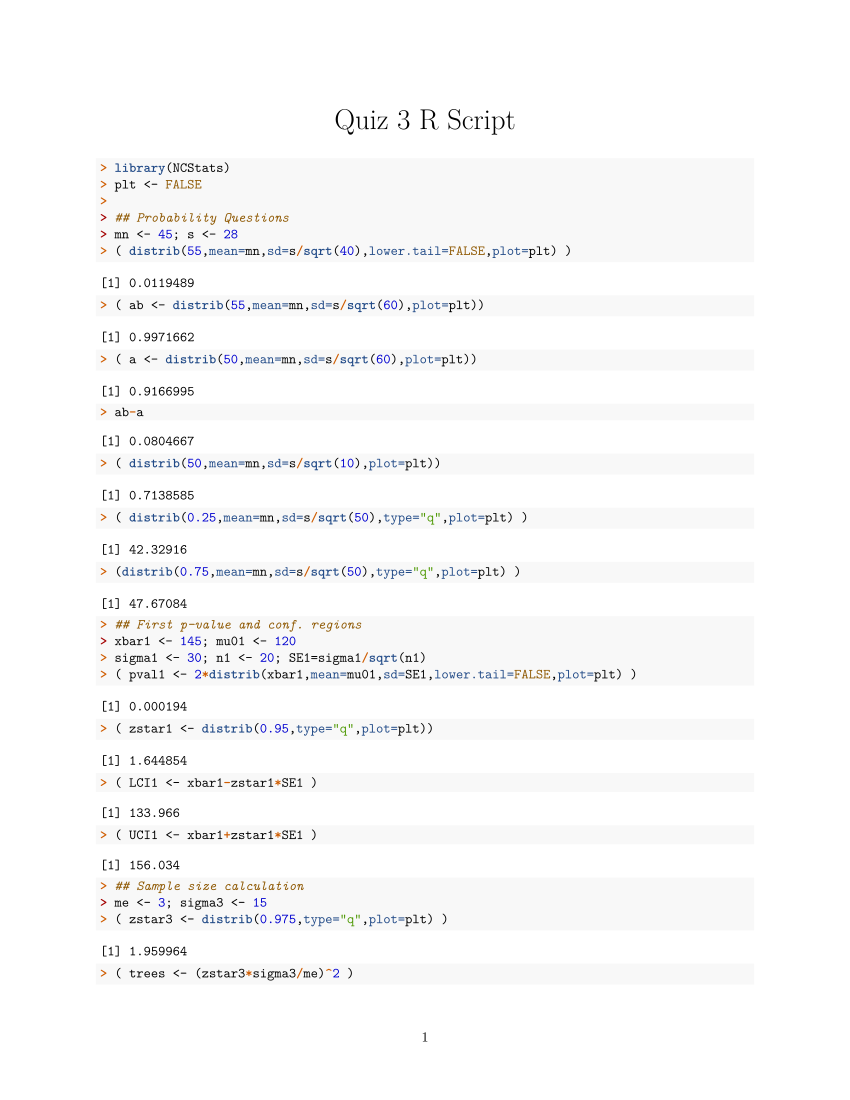

Recreate this plot in R.
#' ---
#' title: "Quiz 3 R Script"   ## Put a good title in the quotes
#' author: ""
#' date: ""
#' ---
#+ message=FALSE, warning=FALSE, prompt=TRUE, comment="", fig.width=3

library(NCStats)
plt <- FALSE

## Probability Questions
mn <- 45; s <- 28
( distrib(55,mean=mn,sd=s/sqrt(40),lower.tail=FALSE,plot=plt) )
( ab <- distrib(55,mean=mn,sd=s/sqrt(60),plot=plt))
( a <- distrib(50,mean=mn,sd=s/sqrt(60),plot=plt))
ab-a
( distrib(50,mean=mn,sd=s/sqrt(10),plot=plt))
( distrib(0.25,mean=mn,sd=s/sqrt(50),type="q",plot=plt) )
(distrib(0.75,mean=mn,sd=s/sqrt(50),type="q",plot=plt) )

## First p-value and conf. regions
xbar1 <- 145; mu01 <- 120
sigma1 <- 30; n1 <- 20; SE1=sigma1/sqrt(n1)
( pval1 <- 2*distrib(xbar1,mean=mu01,sd=SE1,lower.tail=FALSE,plot=plt) )
( zstar1 <- distrib(0.95,type="q",plot=plt))
( LCI1 <- xbar1-zstar1*SE1 )
( UCI1 <- xbar1+zstar1*SE1 )

## Sample size calculation
me <- 3; sigma3 <- 15
( zstar3 <- distrib(0.975,type="q",plot=plt) )
( trees <- (zstar3*sigma3/me)^2 )
ceiling(trees)

## Second p-value and conf. regions
xbar2 <- 110.4; mu02 <- 120
sigma2 <- 42; n2 <- 30; SE2=sigma2/sqrt(n2)
( pval2 <- distrib(xbar2,mean=mu02,sd=SE2,plot=plt) )
( zstar2 <- distrib(0.90,type="q",plot=plt))
( UCB2 <- xbar2+zstar2*SE2 )

## Calc beta
mua <- 100
( rejreg <- round(distrib(0.01,mean=mu01,sd=SE1,type="q",plot=plt),3) )
( beta <- round(distrib(rejreg,mean=mua,sd=SE1,lower.tail=FALSE,plot=plt),3) )
